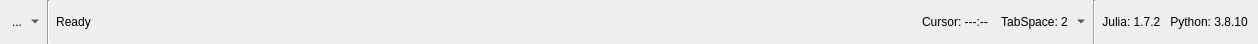
<?xml version="1.0" encoding="UTF-8"?>
<ui version="4.0">
 <class>StatusBar</class>
 <widget class="QWidget" name="StatusBar">
  <property name="geometry">
   <rect>
    <x>0</x>
    <y>0</y>
    <width>1258</width>
    <height>44</height>
   </rect>
  </property>
  <property name="windowTitle">
   <string>StatusBar</string>
  </property>
  <layout class="QHBoxLayout" name="horizontalLayout">
   <property name="leftMargin">
    <number>5</number>
   </property>
   <property name="topMargin">
    <number>0</number>
   </property>
   <property name="rightMargin">
    <number>10</number>
   </property>
   <property name="bottomMargin">
    <number>0</number>
   </property>
   <item>
    <widget class="QToolButton" name="tBn_config">
     <property name="text">
      <string>...</string>
     </property>
     <property name="icon">
      <iconset resource="../../resource/ribbon_resource.qrc">
       <normaloff>:/image/image/customize.png</normaloff>:/image/image/customize.png</iconset>
     </property>
     <property name="checkable">
      <bool>true</bool>
     </property>
     <property name="popupMode">
      <enum>QToolButton::MenuButtonPopup</enum>
     </property>
     <property name="autoRaise">
      <bool>true</bool>
     </property>
     <property name="arrowType">
      <enum>Qt::NoArrow</enum>
     </property>
    </widget>
   </item>
   <item>
    <widget class="Line" name="line">
     <property name="orientation">
      <enum>Qt::Vertical</enum>
     </property>
    </widget>
   </item>
   <item>
    <widget class="QLabel" name="label_status">
     <property name="text">
      <string>Ready</string>
     </property>
     <property name="alignment">
      <set>Qt::AlignCenter</set>
     </property>
    </widget>
   </item>
   <item>
    <spacer name="horizontalSpacer">
     <property name="orientation">
      <enum>Qt::Horizontal</enum>
     </property>
     <property name="sizeHint" stdset="0">
      <size>
       <width>311</width>
       <height>20</height>
      </size>
     </property>
    </spacer>
   </item>
   <item>
    <widget class="QLabel" name="label_cursor">
     <property name="text">
      <string>Cursor: ---:--</string>
     </property>
     <property name="alignment">
      <set>Qt::AlignCenter</set>
     </property>
    </widget>
   </item>
   <item>
    <widget class="QToolButton" name="tBn_tap_space">
     <property name="text">
      <string>TabSpace: 2</string>
     </property>
     <property name="popupMode">
      <enum>QToolButton::MenuButtonPopup</enum>
     </property>
     <property name="autoRaise">
      <bool>true</bool>
     </property>
     <property name="arrowType">
      <enum>Qt::NoArrow</enum>
     </property>
    </widget>
   </item>
   <item>
    <widget class="Line" name="line_2">
     <property name="orientation">
      <enum>Qt::Vertical</enum>
     </property>
    </widget>
   </item>
   <item>
    <widget class="QLabel" name="label_jl_ver">
     <property name="text">
      <string>Julia: 1.7.2 </string>
     </property>
     <property name="alignment">
      <set>Qt::AlignCenter</set>
     </property>
    </widget>
   </item>
   <item>
    <widget class="QLabel" name="label_py_ver">
     <property name="text">
      <string>Python: 3.8.10</string>
     </property>
     <property name="alignment">
      <set>Qt::AlignCenter</set>
     </property>
    </widget>
   </item>
  </layout>
 </widget>
 <resources>
  <include location="../../resource/ribbon_resource.qrc"/>
 </resources>
 <connections/>
</ui>
